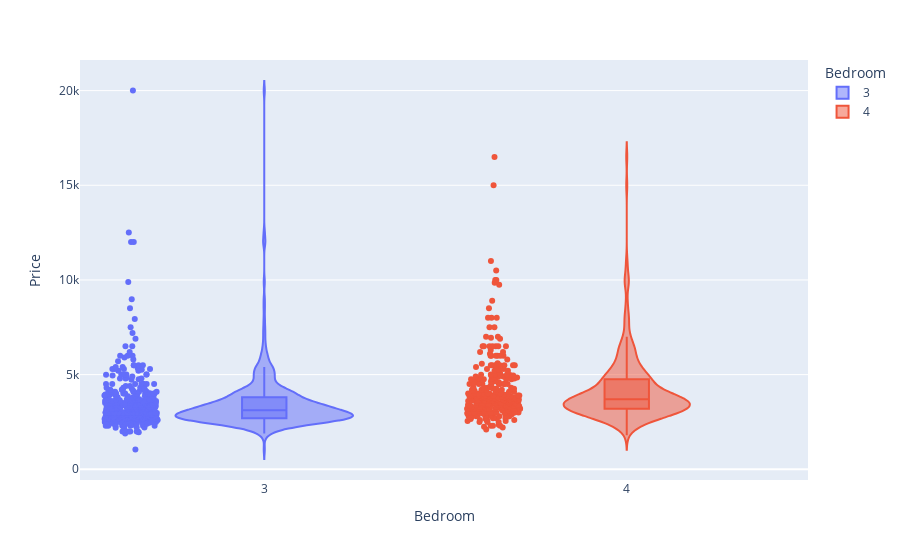

Write notebook code for a chart like this one.
### Markdown cell above
I want to see the distribution of houses by bedroom, city?

### Code cell
fig = px.violin(df_34br_atleast2ba, y="Price", x="Bedroom", color="Bedroom", box=True, points="all", hover_data=df_34br_atleast2ba.columns)
fig.show()

### Figure 1 — Plotly figure (JSON) as saved in the notebook; plotly's stock layout.template omitted (floating-point values rounded to 4 significant figures; data arrays with more than 128 entries replaced by an {"elided": "..."} marker saying what was removed)
{"data": [{"alignmentgroup": "True", "box": {"visible": true}, "customdata": {"elided": "448x6 mixed values"}, "hovertemplate": "Bedroom=%{x}<br>Price=%{y}<br>Title=%{customdata[0]}<br>Address=%{customdata[1]}<br>Bathroom=%{customdata[2]}<br>City=%{customdata[3]}<br>State=%{customdata[4]}<br>Zipcode=%{customdata[5]}<extra></extra>", "legendgroup": "3", "marker": {"color": "#636efa"}, "name": "3", "offsetgroup": "3", "orientation": "v", "points": "all", "scalegroup": "True", "showlegend": true, "type": "violin", "x": {"elided": "448 int values"}, "x0": " ", "xaxis": "x", "y": {"elided": "448 int values"}, "y0": " ", "yaxis": "y"}, {"alignmentgroup": "True", "box": {"visible": true}, "customdata": {"elided": "309x6 mixed values"}, "hovertemplate": "Bedroom=%{x}<br>Price=%{y}<br>Title=%{customdata[0]}<br>Address=%{customdata[1]}<br>Bathroom=%{customdata[2]}<br>City=%{customdata[3]}<br>State=%{customdata[4]}<br>Zipcode=%{customdata[5]}<extra></extra>", "legendgroup": "4", "marker": {"color": "#EF553B"}, "name": "4", "offsetgroup": "4", "orientation": "v", "points": "all", "scalegroup": "True", "showlegend": true, "type": "violin", "x": {"elided": "309 int values"}, "x0": " ", "xaxis": "x", "y": {"elided": "309 int values"}, "y0": " ", "yaxis": "y"}], "layout": {"legend": {"title": {"text": "Bedroom"}, "tracegroupgap": 0}, "margin": {"t": 60}, "violinmode": "overlay", "xaxis": {"anchor": "y", "categoryarray": [3, 4], "categoryorder": "array", "domain": [0, 1], "title": {"text": "Bedroom"}}, "yaxis": {"anchor": "x", "domain": [0, 1], "title": {"text": "Price"}}}}
